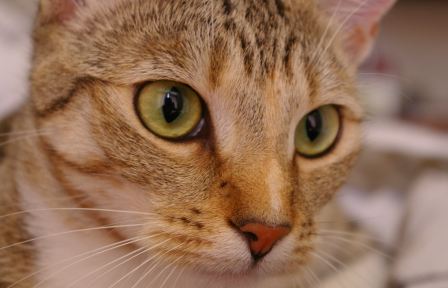
#> input picture ASSD_TPF_G3/JPEG Encoder/chelsea.png, 448 x 288 px
$ python main.py
#> lines starting #> are read from the running program, lines starting #| are printed output that depends on the picture
### ASSD_TPF_G3/JPEG Encoder/jpeg_encoder.py
import imageio as iio
import numpy as np
from ycbcr import *
from subsampling import subsample, upsample
from dct_tables import *
from dct_quantization import *
from huffman_encoding import huffman_encoding
from jfif_bin import jfif_bin

def jpeg_encode(input_path, output_path, quality = 50):
    # Open original image
#> called with input_path = 'chelsea.png', output_path = 'chelsea.jpg', quality = 50
    im = iio.imread(input_path)
#> im is the input picture: shape (288, 448, 3); mean R, G, B 147.7, 111.2, 86.2

    # Convert RGB data to the YCbCr color space
    print('RGB to YCBCR')
    im_ybr = rgb2ycbcr(im)

    # Perform chroma subsampling 4:2:0 (2x2)
    print('Subsampling')
    ss_factor = 2 # subsampling factor
    im_y = subsample(im_ybr[:, :, 0], 1, 1).astype(np.uint8)
    im_cb = subsample(im_ybr[:, :, 1], ss_factor, ss_factor).astype(np.uint8)
    im_cr = subsample(im_ybr[:, :, 2], ss_factor, ss_factor).astype(np.uint8)

    # Perform DCT and Quantization
    print('DCT')
    dqt_luma_table = DQT_LUMA_100 if quality == 100 else DQT_LUMA_50
    dqt_chroma_table = DQT_CHROMA_100 if quality == 100 else DQT_CHROMA_50
    im_dqt_y = dct_quantization(im_y, dqt_luma_table, 8)
    im_dqt_cb = dct_quantization(im_cb, dqt_chroma_table, 8)
    im_dqt_cr = dct_quantization(im_cr, dqt_chroma_table, 8)

    # Perfom Huffman encoding
    print('Huffman')
    im_huff = huffman_encoding(im_dqt_y, im_dqt_cb, im_dqt_cr, subsampling=ss_factor)

    # Generate binary JPEG file
    print('Binary file')
    binary_file = jfif_bin(im_huff, *np.shape(im_dqt_y), dqt_luma_table, dqt_chroma_table, (ss_factor,ss_factor))

    with open(output_path, 'wb') as fo:
        binary_file.tofile(fo)

    print('Done!')

### ASSD_TPF_G3/JPEG Encoder/ycbcr.py
import numpy as np

def rgb2ycbcr(im_rgb):
    coeffs = np.array([[.299, .587, .114], [-.168736, -.331264, .5], [.5, -.418688, -.081312]])
    im_ybr = im_rgb.dot(coeffs.T)
    im_ybr[:,:,[1,2]] += 128
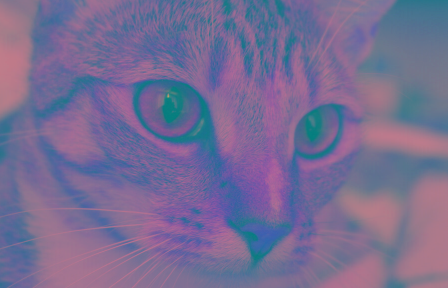
#> im_ybr: shape (288, 448, 3) float64; mean R, G, B 119.3, 109.3, 148.2
    return np.uint8(im_ybr)

# [7 lines left out: function ycbcr2rgb, not called in this run]

### ASSD_TPF_G3/JPEG Encoder/subsampling.py
import numpy as np

def subsample(x, h=2, v=2):
    '''Subsampling with averaging'''
#> called with h = 1, v = 1
    avg_h = lambda m: np.mean(m.reshape(-1, h), 1)
    x_ds = np.apply_along_axis(avg_h, 1, x)
#> call 2 of subsample, with h = 2, v = 2
#> in subsample (call 2), `return np.apply_along_axis(avg_v, 0, x_ds)`:
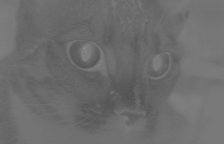
#> returned value: shape (144, 224) float64; min 82.25, max 146.5, mean 108.8
#> call 3 of subsample, with h = 2, v = 2
#> in subsample (call 3), `x_ds = np.apply_along_axis(avg_h, 1, x)`:
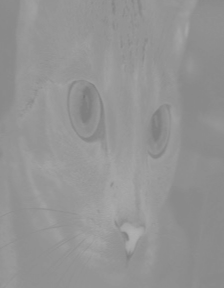
#> x_ds: shape (288, 224) float64; min 117.5, max 176, mean 147.7
#> in subsample (call 3), `return np.apply_along_axis(avg_v, 0, x_ds)`:
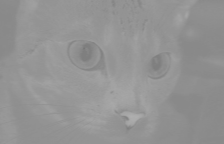
#> returned value: shape (144, 224) float64; min 118.2, max 175, mean 147.7
    avg_v = lambda m: np.mean(m.reshape(-1, v), 1)
    return np.apply_along_axis(avg_v, 0, x_ds)

def upsample(x, h=2, v=2):
    '''Nearest Neighbour interpolation'''
    return np.repeat(np.repeat(x, h, 1), v, 0)

### ASSD_TPF_G3/JPEG Encoder/dct_quantization.py
import numpy as np
from dct import *
from dct_tables import *

def dct_quantization(im, dqt = DQT_LUMA_50, block_size = 8):
#> called with dqt = array of shape (8, 8), block_size = 8
    im_out = np.zeros_like(im, dtype=np.float64)

    for j in range(0, len(im), block_size):
        for i in range(0, len(im[0]), block_size):
            block = im[j:j+block_size, i:i+block_size]
            block_shifted = np.subtract(block, 128, dtype=np.int8)  # Cast to signed integers

            block_dct = dct(block_shifted)
            block_dct_q = np.round(block_dct / dqt)

            im_out[j:j+block_size, i:i+block_size] = block_dct_q
#> this loop made 36 passes
#> j on passes 2 to 13: 8, 16, 24, 32, 40, 48, 56, 64, 72, 80, 88, 96
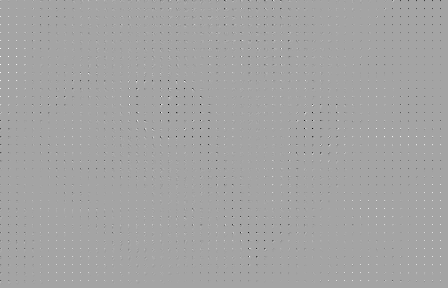
#> im_out: shape (288, 448) float64; min -60, max 33, mean -0.1; drawn with min black and max white
#> call 2 of dct_quantization, with dqt = array of shape (8, 8), block_size = 8
#> the loop in dct_quantization (call 2), `for j in range(0, len(im), block_size):` made 18 passes
#> after the loop in dct_quantization (call 2), `for j in range(0, len(im), block_size):`:
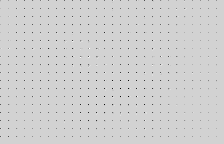
#> im_out: shape (144, 224) float64; min -19, max 4, mean -0.144; drawn with min black and max white
#> call 3 of dct_quantization, with dqt = array of shape (8, 8), block_size = 8
#> the loop in dct_quantization (call 3), `for j in range(0, len(im), block_size):` made 18 passes
#> after the loop in dct_quantization (call 3), `for j in range(0, len(im), block_size):`:
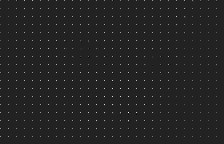
#> im_out: shape (144, 224) float64; min -3, max 19, mean 0.142; drawn with min black and max white

    return im_out

### ASSD_TPF_G3/JPEG Encoder/huffman_encoding.py
import numpy as np
from bitstring import BitArray
from huffman_tables import *
from zigzag_scan import unzigzag_scan, zigzag_scan

def huffman_encoding(im_dqt_y, im_dqt_cb, im_dqt_cr, subsampling=1, block_size=8):
#> called with subsampling = 2, block_size = 8
    rows, cols = np.shape(im_dqt_y)
#> rows = 288; cols = 448
    dc_prev_1 = 0
    dc_prev_2 = 0
    dc_prev_3 = 0
    vector = BitArray()
    for j in range(0, rows, subsampling*block_size):
        for i in range(0, cols, subsampling*block_size):
            block10 = im_dqt_y[j:j+block_size, i:i+block_size]
            if subsampling==2:
                block11 = im_dqt_y[j:j+block_size, i+block_size:i+subsampling*block_size]
                block12 = im_dqt_y[j+block_size:j+subsampling*block_size, i:i+block_size]
                block13 = im_dqt_y[j+block_size:j+subsampling*block_size, i+block_size:i+subsampling*block_size]

            row = j//subsampling
            col = i//subsampling
            block2 = im_dqt_cb[row:row+block_size, col:col+block_size]
            block3 = im_dqt_cr[row:row+block_size, col:col+block_size]

            # send 4 blocks of luma
            vector += huffman_block(block10, dc_prev_1, Y_DC_ENCODE, Y_AC_ENCODE)
            dc_prev_1 = block10[0][0]
            if subsampling == 2:
                vector += huffman_block(block11, dc_prev_1, Y_DC_ENCODE, Y_AC_ENCODE)
                dc_prev_1 = block11[0][0]
                vector += huffman_block(block12, dc_prev_1, Y_DC_ENCODE, Y_AC_ENCODE)
                dc_prev_1 = block12[0][0]
                vector += huffman_block(block13, dc_prev_1, Y_DC_ENCODE, Y_AC_ENCODE)
                dc_prev_1 = block13[0][0]

            # send 1 block of chroma
            vector += huffman_block(block2, dc_prev_2, CH_DC_ENCODE, CH_AC_ENCODE)
            dc_prev_2 = block2[0][0]
            vector += huffman_block(block3, dc_prev_3, CH_DC_ENCODE, CH_AC_ENCODE)
            dc_prev_3 = block3[0][0]

    while len(vector)%8 != 0:
        vector += BitArray('0b1')

    vector_stuffed = BitArray()
    for k in range(0,len(vector),8):
        vector_stuffed += vector[k:k+8] if vector[k:k+8]!=BitArray('0xff') else BitArray('0xff00')

    return vector_stuffed

# [99 lines left out: functions huffman_block, huffman_decoding, not called in this run]

### ASSD_TPF_G3/JPEG Encoder/dct.py
import numpy as np

C_N = np.matrix([
     [ 0.35355339,  0.35355339,  0.35355339 , 0.35355339,  0.35355339,  0.35355339,0.35355339,  0.35355339],
     [ 0.49039264,  0.41573481,  0.27778512,  0.09754516, -0.09754516, -0.27778512,-0.41573481, -0.49039264],
     [ 0.46193977,  0.19134172, -0.19134172, -0.46193977, -0.46193977, -0.19134172,0.19134172,  0.46193977],
     [ 0.41573481, -0.09754516, -0.49039264, -0.27778512,  0.27778512,  0.49039264, 0.09754516, -0.41573481],
     [ 0.35355339, -0.35355339, -0.35355339,  0.35355339,  0.35355339, -0.35355339,-0.35355339,  0.35355339],
     [ 0.27778512, -0.49039264,  0.09754516,  0.41573481, -0.41573481, -0.09754516, 0.49039264, -0.27778512],
     [ 0.19134172, -0.46193977,  0.46193977, -0.19134172, -0.19134172,  0.46193977, -0.46193977,  0.19134172],
     [ 0.09754516, -0.27778512,  0.41573481, -0.49039264,  0.49039264, -0.41573481, 0.27778512, -0.09754516]
    ])
C_N_T = np.matrix([
    [ 0.35355339,  0.49039264,  0.46193977,  0.41573481,  0.35355339,  0.27778512, 0.19134172,  0.09754516],
    [ 0.35355339,  0.41573481,  0.19134172, -0.09754516, -0.35355339, -0.49039264, -0.46193977, -0.27778512],
    [ 0.35355339,  0.27778512, -0.19134172, -0.49039264, -0.35355339,  0.09754516, 0.46193977, 0.41573481],
    [ 0.35355339,  0.09754516, -0.46193977, -0.27778512,  0.35355339, 0.41573481, -0.19134172, -0.49039264],
    [ 0.35355339, -0.09754516, -0.46193977,  0.27778512,  0.35355339, -0.41573481, -0.19134172,  0.49039264],
    [ 0.35355339, -0.27778512, -0.19134172,  0.49039264, -0.35355339, -0.09754516,0.46193977, -0.41573481],
    [ 0.35355339, -0.41573481,  0.19134172, 0.09754516, -0.35355339, 0.49039264, -0.46193977, 0.27778512],
    [ 0.35355339, -0.49039264, 0.46193977, -0.41573481,  0.35355339, -0.27778512, 0.19134172, -0.09754516]
    ])

def dct(x):
    return np.matmul(np.matmul(C_N,x),C_N_T)


def idct(X):
    return np.matmul(np.matmul(C_N_T,X), C_N)

### ASSD_TPF_G3/JPEG Encoder/main.py
from jpeg_encoder import jpeg_encode

## Test code
jpeg_encode('chelsea.png', 'chelsea.jpg')
#> (the call stopped at in huffman_encoding, `vector = BitArray()`: bitstring is not available in this run)
